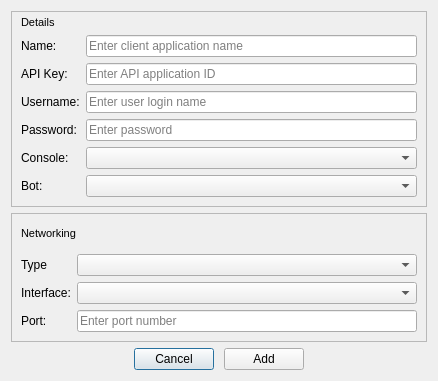
<?xml version="1.0" encoding="UTF-8"?>
<ui version="4.0">
 <class>AddClientDialog</class>
 <widget class="QDialog" name="AddClientDialog">
  <property name="geometry">
   <rect>
    <x>0</x>
    <y>0</y>
    <width>438</width>
    <height>381</height>
   </rect>
  </property>
  <property name="windowTitle">
   <string>Add Client</string>
  </property>
  <layout class="QVBoxLayout" name="verticalLayout_3">
   <item>
    <widget class="QFrame" name="detailFrame">
     <property name="frameShape">
      <enum>QFrame::StyledPanel</enum>
     </property>
     <property name="frameShadow">
      <enum>QFrame::Raised</enum>
     </property>
     <layout class="QVBoxLayout" name="verticalLayout_2">
      <property name="topMargin">
       <number>4</number>
      </property>
      <item>
       <widget class="QLabel" name="detailsLabel">
        <property name="font">
         <font>
          <pointsize>8</pointsize>
         </font>
        </property>
        <property name="text">
         <string>Details</string>
        </property>
       </widget>
      </item>
      <item>
       <layout class="QVBoxLayout" name="verticalLayout">
        <property name="bottomMargin">
         <number>0</number>
        </property>
        <item>
         <layout class="QGridLayout" name="gridLayout">
          <property name="bottomMargin">
           <number>0</number>
          </property>
          <property name="verticalSpacing">
           <number>6</number>
          </property>
          <item row="3" column="1">
           <widget class="QLineEdit" name="passwordLineEdit">
            <property name="toolTip">
             <string>Enter the password to use to login to the Application Server. This password is for the user identified in the username field.</string>
            </property>
            <property name="inputMethodHints">
             <set>Qt::ImhHiddenText|Qt::ImhNoAutoUppercase|Qt::ImhNoPredictiveText|Qt::ImhSensitiveData</set>
            </property>
            <property name="inputMask">
             <string/>
            </property>
            <property name="echoMode">
             <enum>QLineEdit::Password</enum>
            </property>
            <property name="placeholderText">
             <string>Enter password</string>
            </property>
           </widget>
          </item>
          <item row="0" column="0">
           <widget class="QLabel" name="nameLabel">
            <property name="text">
             <string>Name:</string>
            </property>
           </widget>
          </item>
          <item row="1" column="0">
           <widget class="QLabel" name="apiKeyLabel">
            <property name="text">
             <string>API Key:</string>
            </property>
           </widget>
          </item>
          <item row="4" column="0">
           <widget class="QLabel" name="consoleLabel">
            <property name="text">
             <string>Console:</string>
            </property>
           </widget>
          </item>
          <item row="4" column="1">
           <widget class="QComboBox" name="consoleUserComboBox">
            <property name="currentText">
             <string extracomment="Select console"/>
            </property>
           </widget>
          </item>
          <item row="0" column="1">
           <widget class="QLineEdit" name="nameLineEdit">
            <property name="toolTip">
             <string>Enter the name to use for the Client application associated with this user.</string>
            </property>
            <property name="placeholderText">
             <string>Enter client application name</string>
            </property>
           </widget>
          </item>
          <item row="3" column="0">
           <widget class="QLabel" name="passwordLabel">
            <property name="text">
             <string>Password:</string>
            </property>
           </widget>
          </item>
          <item row="1" column="1">
           <widget class="QLineEdit" name="apiKeyLineEdit">
            <property name="toolTip">
             <string>Enter the Application ID value to be used by the Web APIs when accessing a specific client user.</string>
            </property>
            <property name="whatsThis">
             <string/>
            </property>
            <property name="placeholderText">
             <string>Enter API application ID</string>
            </property>
           </widget>
          </item>
          <item row="2" column="0">
           <widget class="QLabel" name="userNameLabel">
            <property name="text">
             <string>Username:</string>
            </property>
           </widget>
          </item>
          <item row="2" column="1">
           <widget class="QLineEdit" name="userNameLineEdit">
            <property name="toolTip">
             <string>Enter the user name to login to the server with.</string>
            </property>
            <property name="placeholderText">
             <string>Enter user login name</string>
            </property>
           </widget>
          </item>
          <item row="5" column="0">
           <widget class="QLabel" name="botBinaryLabel">
            <property name="text">
             <string>Bot:</string>
            </property>
           </widget>
          </item>
          <item row="5" column="1">
           <widget class="QComboBox" name="botBinaryComboBox">
            <property name="currentText">
             <string extracomment="Select Bot binary"/>
            </property>
           </widget>
          </item>
         </layout>
        </item>
       </layout>
      </item>
     </layout>
    </widget>
   </item>
   <item>
    <widget class="QFrame" name="networkFrame">
     <property name="frameShape">
      <enum>QFrame::StyledPanel</enum>
     </property>
     <property name="frameShadow">
      <enum>QFrame::Raised</enum>
     </property>
     <layout class="QVBoxLayout" name="verticalLayout_4">
      <property name="topMargin">
       <number>4</number>
      </property>
      <item>
       <widget class="QLabel" name="label">
        <property name="font">
         <font>
          <pointsize>8</pointsize>
         </font>
        </property>
        <property name="text">
         <string>Networking</string>
        </property>
       </widget>
      </item>
      <item>
       <layout class="QVBoxLayout" name="verticalLayout_5">
        <item>
         <layout class="QGridLayout" name="gridLayout_2">
          <property name="topMargin">
           <number>0</number>
          </property>
          <property name="rightMargin">
           <number>0</number>
          </property>
          <property name="bottomMargin">
           <number>0</number>
          </property>
          <item row="2" column="1">
           <widget class="QLineEdit" name="portLineEdit">
            <property name="toolTip">
             <string>This value is NOT currently used.</string>
            </property>
            <property name="inputMethodHints">
             <set>Qt::ImhDigitsOnly</set>
            </property>
            <property name="text">
             <string/>
            </property>
            <property name="placeholderText">
             <string>Enter port number</string>
            </property>
           </widget>
          </item>
          <item row="0" column="1">
           <widget class="QComboBox" name="networkTypeComboBox"/>
          </item>
          <item row="1" column="0">
           <widget class="QLabel" name="interfaceLabel">
            <property name="text">
             <string>Interface:</string>
            </property>
           </widget>
          </item>
          <item row="0" column="0">
           <widget class="QLabel" name="networkTypeLabel">
            <property name="text">
             <string>Type</string>
            </property>
           </widget>
          </item>
          <item row="2" column="0">
           <widget class="QLabel" name="portLabel">
            <property name="text">
             <string>Port:</string>
            </property>
           </widget>
          </item>
          <item row="1" column="1">
           <widget class="QComboBox" name="interfaceComboBox"/>
          </item>
         </layout>
        </item>
       </layout>
      </item>
     </layout>
    </widget>
   </item>
   <item>
    <layout class="QHBoxLayout" name="buttonLayout">
     <property name="spacing">
      <number>10</number>
     </property>
     <property name="bottomMargin">
      <number>0</number>
     </property>
     <item>
      <spacer name="horizontalSpacer">
       <property name="orientation">
        <enum>Qt::Horizontal</enum>
       </property>
       <property name="sizeHint" stdset="0">
        <size>
         <width>40</width>
         <height>20</height>
        </size>
       </property>
      </spacer>
     </item>
     <item>
      <widget class="QPushButton" name="cancelButton">
       <property name="text">
        <string>Cancel</string>
       </property>
      </widget>
     </item>
     <item>
      <widget class="QPushButton" name="addButton">
       <property name="text">
        <string>Add</string>
       </property>
      </widget>
     </item>
     <item>
      <spacer name="horizontalSpacer_2">
       <property name="orientation">
        <enum>Qt::Horizontal</enum>
       </property>
       <property name="sizeHint" stdset="0">
        <size>
         <width>40</width>
         <height>20</height>
        </size>
       </property>
      </spacer>
     </item>
    </layout>
   </item>
  </layout>
 </widget>
 <tabstops>
  <tabstop>nameLineEdit</tabstop>
  <tabstop>apiKeyLineEdit</tabstop>
  <tabstop>userNameLineEdit</tabstop>
  <tabstop>passwordLineEdit</tabstop>
  <tabstop>consoleUserComboBox</tabstop>
  <tabstop>botBinaryComboBox</tabstop>
  <tabstop>networkTypeComboBox</tabstop>
  <tabstop>interfaceComboBox</tabstop>
  <tabstop>portLineEdit</tabstop>
  <tabstop>cancelButton</tabstop>
  <tabstop>addButton</tabstop>
 </tabstops>
 <resources/>
 <connections/>
</ui>
